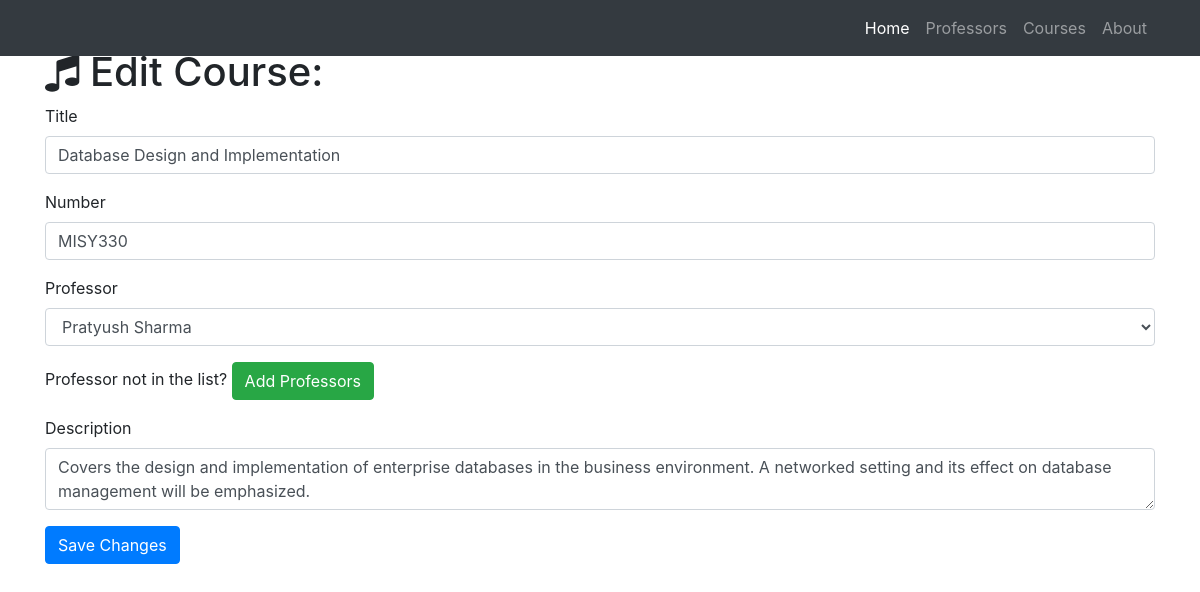
The page /course/edit/3 on the database its author committed.
### coursebase.py (models this page shows)
class Course(db.Model):
    __tablename__ = 'courses'
    id = db.Column(db.Integer, primary_key=True)
    title = db.Column(db.String(256))
    number = db.Column(db.Integer)
    description = db.Column(db.Text)
    professor_id = db.Column(db.Integer, db.ForeignKey('professors.id'))

### coursebase.py (the view, shortened to what this page needs)
@app.route('/course/edit/<int:id>', methods=['GET', 'POST'])
def edit_course(id):
    course = Course.query.filter_by(id=id).first()
    professors = Professor.query.all()
    if request.method == 'GET':
        return render_template('course-edit.html', course=course, professors=professors)

### templates/course-edit.html (shortened to what this page needs)
{% extends "homebase.html"%}
{% block page_content%}
  <div class="container">
    <h1 class="mt-5"><i class="fa fa-music" aria-hidden="true"></i> Edit Course:</h1>
    <form action="/course/edit/{{course.id}}" method="post">
      <div class="form-group">
        <label>Title</label>
        <input class="form-control" type="text" name="title" value="{{course.title}}" required="true">
      </div>
      <div class="form-group">
        <label>Number</label>
        <input class="form-control" type="text" name="number" value="{{course.number}}" required="true">
      </div>
      <div class="form-group">
        <label>Professor</label>
        <select class="form-control" name="professor">
          {% for professor in professors %}
            {% if professor == course.professor %}
              <option selected="selected">{{professor.name}}</option>
            {% else %}
              <option>{{professor.name}}</option>
            {% endif %}
          {% endfor %}
        </select>
      </div>
      <div class="form-group">
        Professor not in the list? <a href="/professor/add" class="btn btn-success" role="button" aria-disabled="true">Add Professors</a>
      </div>
      <div class="form-group">
        <label>Description</label>
        <textarea class="form-control" name="description" required="true">{{course.description}}</textarea>
      </div>
      <button type="submit" class="btn btn-primary">Save Changes</button>
    </form>
  </div>
{% endblock%}

### rows shown on the page
Course: title "Database Design and Implementation", number "MISY330", description "Covers the design and implementation of enterprise databases in the business environment. A networked setting and its effect on database management will be emphasized."

### other values the page prints
form field professor "Pratyush Sharma"
